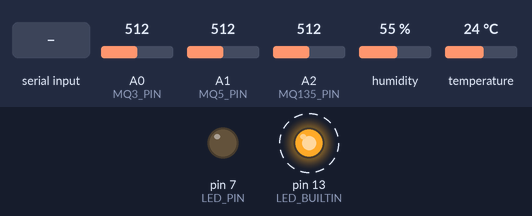
The sketch below on a simulated Arduino Uno, built with avr-gcc and run on an emulated ATmega328P. Parts: output pins drawn as LEDs (lit = HIGH). Dashed ring = blinking. The test bench sets the inputs (shaded band); at power-on: A0 (MQ3_PIN) = 512, A1 (MQ5_PIN) = 512, A2 (MQ135_PIN) = 512, humidity 55 %, temperature 24 °C. What the sketch prints to the serial monitor is not drawn.

Above: at 3.2 s.
3.3 s: "LED_ON\n" received over Serial
At 4.4 s:
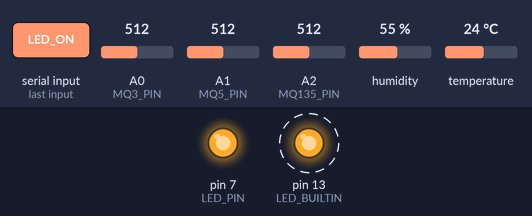
6.3 s: "LED_OFF\n" received over Serial
At 6.76 s:
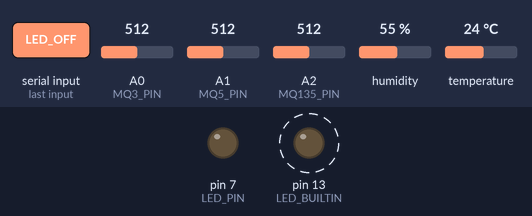
Timing chart, 0 to 18.3 s (numbered marks = the images above; inputs shaded):
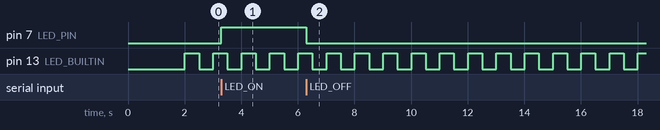

Measured:
- after the input at 3.3 s, pin 7 (LED_PIN): LOW → HIGH at once
- after the input at 6.3 s, pin 7 (LED_PIN): HIGH → LOW at once
- by itself, pin 13 (LED_BUILTIN): alternates HIGH for 0.50 s and LOW for 0.50 s

The sketch:

fruit_sensor.ino
```cpp
#include <DHT.h>

// ── Pin definitions ───────────────────────────────────────────────────────────
#define MQ3_PIN            A0
#define MQ5_PIN            A1
#define MQ135_PIN          A2
#define DHT_PIN            2
#define DHT_TYPE           DHT11
#define LED_PIN            7       // external indicator LED

// ── Timing & sampling constants ───────────────────────────────────────────────
#define SERIAL_BAUD        115200  // MUST match BAUD_RATE in app.py
#define SEND_INTERVAL_MS   2000    // one CSV line every 2 s (matches READ_INTERVAL_S)
#define WARMUP_MS          2000    // sensor warm-up at boot
#define SAMPLES_PER_READ   5       // ADC over-sampling for noise reduction

// ── DHT fallback values ───────────────────────────────────────────────────────
#define DHT_FALLBACK_TEMP  28.5f
#define DHT_FALLBACK_HUM   65.0f

// ── Command reception buffer ──────────────────────────────────────────────────
#define CMD_BUFFER_SIZE 16
char    cmdBuf[CMD_BUFFER_SIZE];
uint8_t cmdLen = 0;

// ── Global state ──────────────────────────────────────────────────────────────
DHT dht(DHT_PIN, DHT_TYPE);

unsigned long lastSendTime  = 0;
unsigned long lastBlinkTime = 0;
bool blinkState     = false;
bool warmedUp       = false;
bool ledState       = false;

// CRITICAL FIX: gate flag — false at startup, true only after LED_ON received
bool shouldSendData = false;

// ─────────────────────────────────────────────────────────────────────────────
void setup() {
  Serial.begin(SERIAL_BAUD);
  dht.begin();

  pinMode(LED_PIN,     OUTPUT);
  pinMode(LED_BUILTIN, OUTPUT);
  digitalWrite(LED_PIN,     LOW);
  digitalWrite(LED_BUILTIN, LOW);

  Serial.println(F("# FruitSense v3.0 — warming up..."));
  Serial.flush();

  delay(WARMUP_MS);

  digitalWrite(LED_BUILTIN, HIGH);
  Serial.println(F("# Ready. Sensor gate CLOSED. Awaiting LED_ON command."));
  Serial.println(F("# Commands: LED_ON | LED_OFF"));
  Serial.println(F("# CSV format: mq3,mq5,mq135,temperature,humidity"));
  Serial.flush();

  warmedUp = true;
}

// ── Helper: average multiple ADC reads to reduce noise ───────────────────────
int readAnalogAverage(int pin, int samples) {
  long total = 0;
  for (int i = 0; i < samples; i++) {
    total += analogRead(pin);
    delay(2);
  }
  return (int)(total / samples);
}

// ── Helper: integer clamp ─────────────────────────────────────────────────────
int clampI(int v, int lo, int hi) {
  return v < lo ? lo : (v > hi ? hi : v);
}

// ── Helper: float clamp ───────────────────────────────────────────────────────
float clampF(float v, float lo, float hi) {
  return v < lo ? lo : (v > hi ? hi : v);
}

// ── Set the external LED and report its state ─────────────────────────────────
void setLed(bool on) {
  ledState = on;
  digitalWrite(LED_PIN, on ? HIGH : LOW);
  Serial.print(F("# LED "));
  Serial.println(on ? F("ON — sensor gate OPEN") : F("OFF — sensor gate CLOSED"));
  Serial.flush();
}

// ── Parse and act on incoming serial commands ─────────────────────────────────
// Commands are newline-terminated: "LED_ON\n" or "LED_OFF\n"
// This is the ONLY place command parsing happens (removed duplicate in loop()).
void processSerialCommands() {
  while (Serial.available() > 0) {
    char c = (char)Serial.read();

    if (c == '\r') {
      continue;          // ignore CR so Windows CRLF works
    }

    if (c == '\n') {
      cmdBuf[cmdLen] = '\0';   // null-terminate

      if (strcmp(cmdBuf, "LED_ON") == 0) {
        setLed(true);
        shouldSendData = true;    // OPEN the sensor gate
        Serial.println(F("# Sensor gate OPENED — CSV streaming started"));
        Serial.flush();

      } else if (strcmp(cmdBuf, "LED_OFF") == 0) {
        setLed(false);
        shouldSendData = false;   // CLOSE the sensor gate
        Serial.println(F("# Sensor gate CLOSED — CSV streaming stopped"));
        Serial.flush();

      } else if (cmdLen > 0) {
        // Unknown command — echo back for debugging
        Serial.print(F("# Unknown command: "));
        Serial.println(cmdBuf);
        Serial.flush();
      }

      cmdLen = 0;   // reset buffer

    } else {
      if (cmdLen < CMD_BUFFER_SIZE - 1) {
        cmdBuf[cmdLen++] = c;
      } else {
        // Buffer overflow — discard and start fresh
        cmdLen = 0;
      }
    }
  }
}

// ─────────────────────────────────────────────────────────────────────────────
void loop() {
  // Always service incoming commands so LED_ON / LED_OFF are never missed
  processSerialCommands();

  if (!warmedUp) return;

  // ── Heartbeat blink (non-blocking) ───────────────────────────────────────
  unsigned long now = millis();
  if (now - lastBlinkTime >= 500UL) {
    blinkState = !blinkState;
    digitalWrite(LED_BUILTIN, blinkState ? HIGH : LOW);
    lastBlinkTime = now;
  }

  // ── Rate-limit CSV output ─────────────────────────────────────────────────
  if (now - lastSendTime < (unsigned long)SEND_INTERVAL_MS) return;
  lastSendTime = now;

  // CRITICAL FIX: do NOT emit CSV if sensor gate is closed
  if (!shouldSendData) return;

  // ── Read MQ gas sensors (averaged over SAMPLES_PER_READ) ─────────────────
  int mq3   = clampI(readAnalogAverage(MQ3_PIN,   SAMPLES_PER_READ), 0, 1023);
  int mq5   = clampI(readAnalogAverage(MQ5_PIN,   SAMPLES_PER_READ), 0, 1023);
  int mq135 = clampI(readAnalogAverage(MQ135_PIN, SAMPLES_PER_READ), 0, 1023);

  // ── Read DHT11 ────────────────────────────────────────────────────────────
  float humidity    = dht.readHumidity();
  float temperature = dht.readTemperature();   // Celsius

  if (isnan(humidity) || isnan(temperature)) {
    Serial.println(F("# DHT11 read error — using fallback values"));
    Serial.flush();
    humidity    = DHT_FALLBACK_HUM;
    temperature = DHT_FALLBACK_TEMP;
  }

  // Clamp and round to 1 decimal place
  temperature = clampF(roundf(temperature * 10.0f) / 10.0f, -10.0f, 60.0f);
  humidity    = clampF(roundf(humidity    * 10.0f) / 10.0f,   0.0f, 100.0f);

  // ── Emit CSV line ─────────────────────────────────────────────────────────
  // Format: mq3,mq5,mq135,temperature,humidity
  // Example: 312,198,445,28.5,64.0
  Serial.print(mq3);
  Serial.print(F(","));
  Serial.print(mq5);
  Serial.print(F(","));
  Serial.print(mq135);
  Serial.print(F(","));
  Serial.print(temperature, 1);
  Serial.print(F(","));
  Serial.println(humidity, 1);
  Serial.flush();   // ensure bytes leave the TX FIFO immediately
}
```
